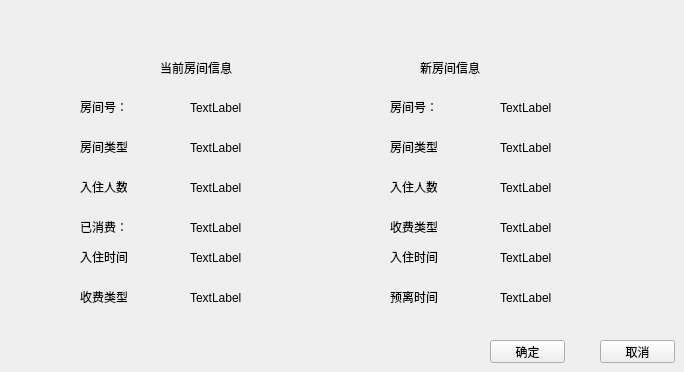
      <widget class="QWidget" name="page_28">
       <widget class="QLabel" name="label_67">
        <property name="geometry">
         <rect>
          <x>160</x>
          <y>60</y>
          <width>111</width>
          <height>16</height>
         </rect>
        </property>
        <property name="text">
         <string>当前房间信息</string>
        </property>
       </widget>
       <widget class="QLabel" name="label_68">
        <property name="geometry">
         <rect>
          <x>420</x>
          <y>60</y>
          <width>81</width>
          <height>16</height>
         </rect>
        </property>
        <property name="text">
         <string>新房间信息</string>
        </property>
       </widget>
       <widget class="QLabel" name="label_69">
        <property name="geometry">
         <rect>
          <x>80</x>
          <y>100</y>
          <width>47</width>
          <height>13</height>
         </rect>
        </property>
        <property name="text">
         <string>房间号：</string>
        </property>
       </widget>
       <widget class="QLabel" name="label_70">
        <property name="geometry">
         <rect>
          <x>80</x>
          <y>140</y>
          <width>47</width>
          <height>13</height>
         </rect>
        </property>
        <property name="text">
         <string>房间类型：</string>
        </property>
       </widget>
       <widget class="QLabel" name="label_72">
        <property name="geometry">
         <rect>
          <x>80</x>
          <y>180</y>
          <width>47</width>
          <height>13</height>
         </rect>
        </property>
        <property name="text">
         <string>入住人数：</string>
        </property>
       </widget>
       <widget class="QLabel" name="label_88">
        <property name="geometry">
         <rect>
          <x>80</x>
          <y>220</y>
          <width>47</width>
          <height>13</height>
         </rect>
        </property>
        <property name="text">
         <string>已消费：</string>
        </property>
       </widget>
       <widget class="QLabel" name="label_89">
        <property name="geometry">
         <rect>
          <x>80</x>
          <y>250</y>
          <width>47</width>
          <height>13</height>
         </rect>
        </property>
        <property name="text">
         <string>入住时间：</string>
        </property>
       </widget>
       <widget class="QLabel" name="label_90">
        <property name="geometry">
         <rect>
          <x>80</x>
          <y>290</y>
          <width>47</width>
          <height>13</height>
         </rect>
        </property>
        <property name="text">
         <string>收费类型：</string>
        </property>
       </widget>
       <widget class="QLabel" name="label_91">
        <property name="geometry">
         <rect>
          <x>390</x>
          <y>140</y>
          <width>47</width>
          <height>13</height>
         </rect>
        </property>
        <property name="text">
         <string>房间类型：</string>
        </property>
       </widget>
       <widget class="QLabel" name="label_92">
        <property name="geometry">
         <rect>
          <x>390</x>
          <y>180</y>
          <width>47</width>
          <height>13</height>
         </rect>
        </property>
        <property name="text">
         <string>入住人数：</string>
        </property>
       </widget>
       <widget class="QLabel" name="label_93">
        <property name="geometry">
         <rect>
          <x>390</x>
          <y>220</y>
          <width>47</width>
          <height>13</height>
         </rect>
        </property>
        <property name="text">
         <string>收费类型：</string>
        </property>
       </widget>
       <widget class="QLabel" name="label_94">
        <property name="geometry">
         <rect>
          <x>390</x>
          <y>250</y>
          <width>47</width>
          <height>13</height>
         </rect>
        </property>
        <property name="text">
         <string>入住时间：</string>
        </property>
       </widget>
       <widget class="QLabel" name="label_95">
        <property name="geometry">
         <rect>
          <x>190</x>
          <y>100</y>
          <width>101</width>
          <height>16</height>
         </rect>
        </property>
        <property name="text">
         <string>TextLabel</string>
        </property>
       </widget>
       <widget class="QLabel" name="label_96">
        <property name="geometry">
         <rect>
          <x>390</x>
          <y>100</y>
          <width>47</width>
          <height>13</height>
         </rect>
        </property>
        <property name="text">
         <string>房间号：</string>
        </property>
       </widget>
       <widget class="QLabel" name="label_97">
        <property name="geometry">
         <rect>
          <x>390</x>
          <y>290</y>
          <width>47</width>
          <height>13</height>
         </rect>
        </property>
        <property name="text">
         <string>预离时间：</string>
        </property>
       </widget>
       <widget class="QLabel" name="label_98">
        <property name="geometry">
         <rect>
          <x>190</x>
          <y>140</y>
          <width>101</width>
          <height>16</height>
         </rect>
        </property>
        <property name="text">
         <string>TextLabel</string>
        </property>
       </widget>
       <widget class="QLabel" name="label_99">
        <property name="geometry">
         <rect>
          <x>190</x>
          <y>180</y>
          <width>101</width>
          <height>16</height>
         </rect>
        </property>
        <property name="text">
         <string>TextLabel</string>
        </property>
       </widget>
       <widget class="QLabel" name="label_100">
        <property name="geometry">
         <rect>
          <x>190</x>
          <y>220</y>
          <width>101</width>
          <height>16</height>
         </rect>
        </property>
        <property name="text">
         <string>TextLabel</string>
        </property>
       </widget>
       <widget class="QLabel" name="label_101">
        <property name="geometry">
         <rect>
          <x>190</x>
          <y>250</y>
          <width>101</width>
          <height>16</height>
         </rect>
        </property>
        <property name="text">
         <string>TextLabel</string>
        </property>
       </widget>
       <widget class="QLabel" name="label_102">
        <property name="geometry">
         <rect>
          <x>500</x>
          <y>100</y>
          <width>101</width>
          <height>16</height>
         </rect>
        </property>
        <property name="text">
         <string>TextLabel</string>
        </property>
       </widget>
       <widget class="QLabel" name="label_103">
        <property name="geometry">
         <rect>
          <x>500</x>
          <y>140</y>
          <width>101</width>
          <height>16</height>
         </rect>
        </property>
        <property name="text">
         <string>TextLabel</string>
        </property>
       </widget>
       <widget class="QLabel" name="label_104">
        <property name="geometry">
         <rect>
          <x>500</x>
          <y>180</y>
          <width>101</width>
          <height>16</height>
         </rect>
        </property>
        <property name="text">
         <string>TextLabel</string>
        </property>
       </widget>
       <widget class="QLabel" name="label_105">
        <property name="geometry">
         <rect>
          <x>500</x>
          <y>220</y>
          <width>101</width>
          <height>16</height>
         </rect>
        </property>
        <property name="text">
         <string>TextLabel</string>
        </property>
       </widget>
       <widget class="QLabel" name="label_106">
        <property name="geometry">
         <rect>
          <x>500</x>
          <y>250</y>
          <width>101</width>
          <height>16</height>
         </rect>
        </property>
        <property name="text">
         <string>TextLabel</string>
        </property>
       </widget>
       <widget class="QLabel" name="label_107">
        <property name="geometry">
         <rect>
          <x>500</x>
          <y>290</y>
          <width>101</width>
          <height>16</height>
         </rect>
        </property>
        <property name="text">
         <string>TextLabel</string>
        </property>
       </widget>
       <widget class="QLabel" name="label_108">
        <property name="geometry">
         <rect>
          <x>190</x>
          <y>290</y>
          <width>101</width>
          <height>16</height>
         </rect>
        </property>
        <property name="text">
         <string>TextLabel</string>
        </property>
       </widget>
       <widget class="QPushButton" name="pushButton_42">
        <property name="geometry">
         <rect>
          <x>490</x>
          <y>340</y>
          <width>75</width>
          <height>23</height>
         </rect>
        </property>
        <property name="text">
         <string>确定</string>
        </property>
       </widget>
       <widget class="QPushButton" name="pushButton_39">
        <property name="geometry">
         <rect>
          <x>600</x>
          <y>340</y>
          <width>75</width>
          <height>23</height>
         </rect>
        </property>
        <property name="text">
         <string>取消</string>
        </property>
       </widget>
      </widget>
